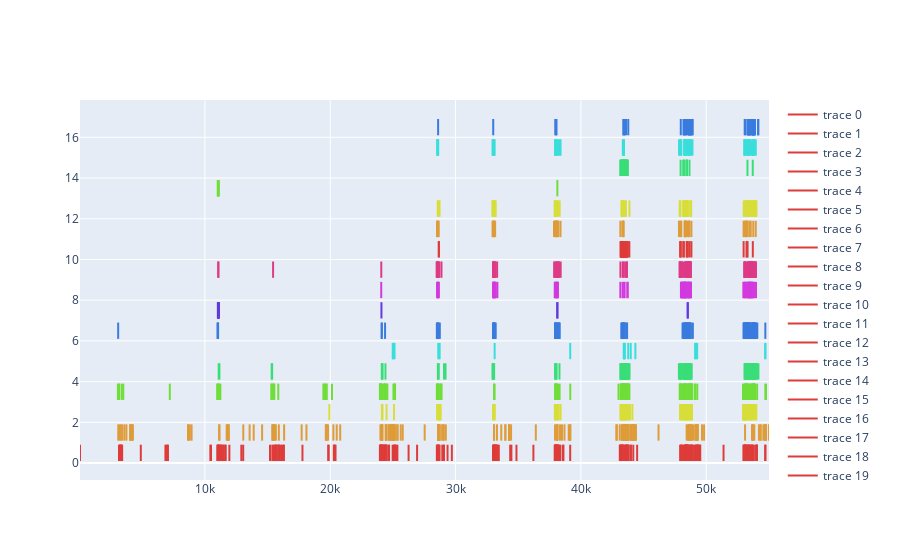

Notebook code for this chart:
### Markdown cell above
# labeling

### Code cell
# plotlyで可視化
subject_name = 'li'
motion_name = 'imrl'
motion_index = 1
path_root = glob.glob(f'G:/共有ドライブ/MFG/project/Biomedical engineering/Project プロジェクト/Bionic hand/EMG実験/2022*_{subject_name}')[0]
filename = df_filename[subject_name][motion_name + '_' + str(motion_index)]

path = f'{path_root}/{filename}/{filename}.rhd'
emg_filt = filt_all_rhd(path)
emg_flex = emg_filt[:, :64]

# param
n_motor_unit = 20

# decomp
print('start decomp')
est_flex = EmgDecomposition(
    n_motor_unit=n_motor_unit,
    n_delayed=8,
    random_state=0,
    cashe= os.path.basename(path_root)[9:] +'_' + filename + '_mu' + str(n_motor_unit),
    flag_sil=True,
    flag_pca=False)
est_flex.fit(emg_flex)
st_flex, mu_flex = est_flex.transform(emg_flex)

print('end decomp')
# plt.rcParams['figure.figsize'] = (12.0, 8.0)
# plot_spikes(st_flex[:, :20][:, ::-1], title='st_flex_expdata')
plotly_spikes(st_flex[:, :][:, ::-1])
